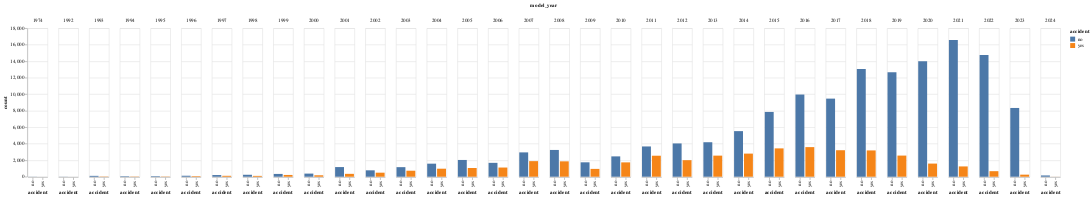

Here is the notebook cell this chart was saved with:
### Markdown cell above
Hence, from this information, there is clearly a relation and we should consider modelling this data to fill in the missing data effectively.

### Code cell
accidents_per_year = df.groupby('model_year').accident.value_counts().reset_index(name='count')

alt.Chart(
    accidents_per_year
).mark_bar().encode(
    x=alt.X('accident:N'),
    y=alt.Y('count'),
    color='accident',
    column='model_year',
    tooltip=[alt.Tooltip('count', format=',')]
)

### Figure 1 — Vega-Lite specification as saved in the notebook (floating-point values rounded to 4 significant figures)
{"config": {"view": {"continuousWidth": 300, "continuousHeight": 300}}, "data": {"name": "data-b16a5bc1e06c0c23e162f9b598d6e9de"}, "mark": {"type": "bar"}, "encoding": {"color": {"field": "accident", "type": "nominal"}, "column": {"field": "model_year", "type": "quantitative"}, "tooltip": [{"field": "count", "format": ",", "type": "quantitative"}], "x": {"field": "accident", "type": "nominal"}, "y": {"field": "count", "type": "quantitative"}}, "$schema": "https://vega.github.io/schema/vega-lite/v5.20.1.json", "datasets": {"data-b16a5bc1e06c0c23e162f9b598d6e9de": [{"model_year": 1974, "accident": "no", "count": 10}, {"model_year": 1992, "accident": "no", "count": 11}, {"model_year": 1992, "accident": "yes", "count": 2}, {"model_year": 1993, "accident": "no", "count": 104}, {"model_year": 1993, "accident": "yes", "count": 32}, {"model_year": 1994, "accident": "no", "count": 62}, {"model_year": 1994, "accident": "yes", "count": 30}, {"model_year": 1995, "accident": "no", "count": 69}, {"model_year": 1995, "accident": "yes", "count": 31}, {"model_year": 1996, "accident": "no", "count": 118}, {"model_year": 1996, "accident": "yes", "count": 69}, {"model_year": 1997, "accident": "no", "count": 202}, {"model_year": 1997, "accident": "yes", "count": 110}, {"model_year": 1998, "accident": "no", "count": 236}, {"model_year": 1998, "accident": "yes", "count": 101}, {"model_year": 1999, "accident": "no", "count": 338}, {"model_year": 1999, "accident": "yes", "count": 214}, {"model_year": 2000, "accident": "no", "count": 378}, {"model_year": 2000, "accident": "yes", "count": 174}, {"model_year": 2001, "accident": "no", "count": 1169}, {"model_year": 2001, "accident": "yes", "count": 348}, {"model_year": 2002, "accident": "no", "count": 775}, {"model_year": 2002, "accident": "yes", "count": 489}, {"model_year": 2003, "accident": "no", "count": 1159}, {"model_year": 2003, "accident": "yes", "count": 728}, {"model_year": 2004, "accident": "no", "count": 1582}, {"model_year": 2004, "accident": "yes", "count": 971}, {"model_year": 2005, "accident": "no", "count": 2031}, {"model_year": 2005, "accident": "yes", "count": 1060}, {"model_year": 2006, "accident": "no", "count": 1682}, {"model_year": 2006, "accident": "yes", "count": 1112}, {"model_year": 2007, "accident": "no", "count": 2949}, {"model_year": 2007, "accident": "yes", "count": 1888}, {"model_year": 2008, "accident": "no", "count": 3244}, {"model_year": 2008, "accident": "yes", "count": 1865}, {"model_year": 2009, "accident": "no", "count": 1746}, {"model_year": 2009, "accident": "yes", "count": 948}, {"model_year": 2010, "accident": "no", "count": 2465}, {"model_year": 2010, "accident": "yes", "count": 1739}, {"model_year": 2011, "accident": "no", "count": 3669}, {"model_year": 2011, "accident": "yes", "count": 2545}, {"model_year": 2012, "accident": "no", "count": 4033}, {"model_year": 2012, "accident": "yes", "count": 2005}, {"model_year": 2013, "accident": "no", "count": 4180}, {"model_year": 2013, "accident": "yes", "count": 2556}, {"model_year": 2014, "accident": "no", "count": 5526}, {"model_year": 2014, "accident": "yes", "count": 2801}, {"model_year": 2015, "accident": "no", "count": 7852}, {"model_year": 2015, "accident": "yes", "count": 3434}, {"model_year": 2016, "accident": "no", "count": 9960}, {"model_year": 2016, "accident": "yes", "count": 3588}, {"model_year": 2017, "accident": "no", "count": 9466}, {"model_year": 2017, "accident": "yes", "count": 3211}, {"model_year": 2018, "accident": "no", "count": 13045}, {"model_year": 2018, "accident": "yes", "count": 3188}, {"model_year": 2019, "accident": "no", "count": 12649}, {"model_year": 2019, "accident": "yes", "count": 2562}, {"model_year": 2020, "accident": "no", "count": 13995}, {"model_year": 2020, "accident": "yes", "count": 1592}, {"model_year": 2021, "accident": "no", "count": 16564}, {"model_year": 2021, "accident": "yes", "count": 1247}, {"model_year": 2022, "accident": "no", "count": 14759}, {"model_year": 2022, "accident": "yes", "count": 671}, {"model_year": 2023, "accident": "no", "count": 8334}, {"model_year": 2023, "accident": "yes", "count": 250}, {"model_year": 2024, "accident": "no", "count": 152}, {"model_year": 2024, "accident": "yes", "count": 6}]}}
